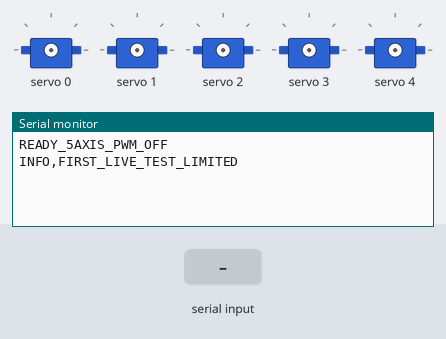
Bench run of a sketch on a simulated Arduino Uno, built with avr-gcc and run on an emulated ATmega328P. Parts: 5 × servo, the last lines printed to the serial monitor. The test bench sets the inputs (shaded band).

Above: at 1.2 s.
1.3 s: "E\n" received over Serial
At 2.3 s:
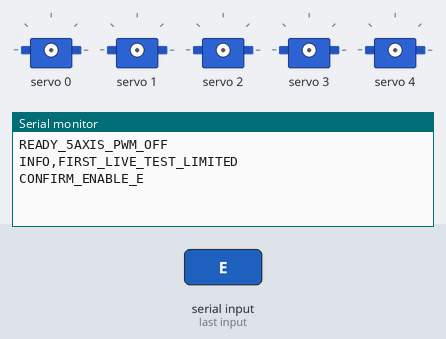
2.8 s: "e\n" received over Serial
At 3.9 s:
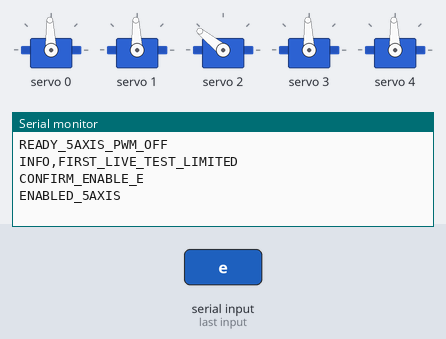
4.3 s: "X\n" received over Serial
At 5.2 s:
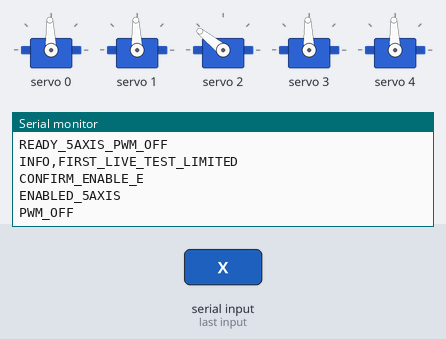
5.8 s: "C\n" received over Serial
At 7.0 s:
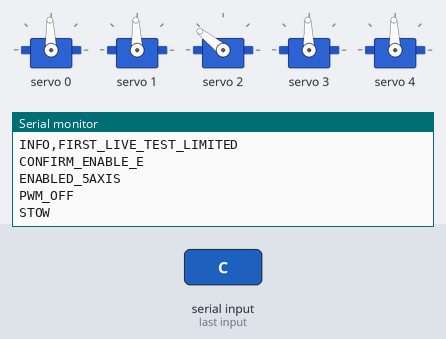
7.3 s: "N\n" received over Serial
At 8.1 s:
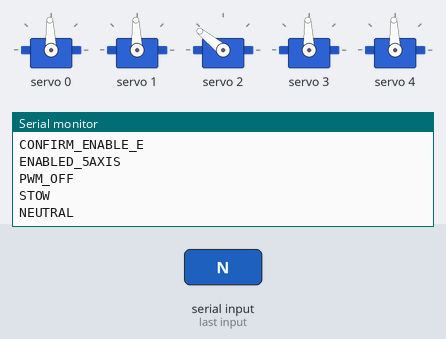
8.8 s: "P\n" received over Serial
At 9.2 s:
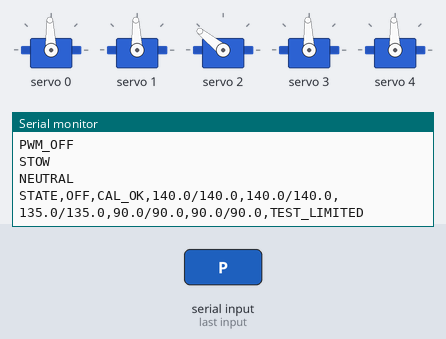

The sketch:

fw_v7_2_first_live.ino
```cpp
/*
  Arm Vector firmware v7.2 — unified-pose first live test, double-confirm PWM

  v7.1 → v7.2 (2026-07-15)
    - 포트 연결과 PWM 활성화를 분리. E를 8초 안에 두 번 보내야 PWM이 켜진다.
    - 첫 실기 검증용 STOW 주변 이중 제한: CH0~2 ±10°, CH3 ±8°, CH4 고정.
    - 브라우저 오류가 나도 펌웨어가 독립적으로 시험 범위를 넘지 못하게 한다.
    - 중력가드·실측 보정값·정확히 5개 각도 프로토콜은 v7.1을 유지한다.

  Physical channels
    CH0 : base rotation       / 25 kg servo / nominal 280 deg
    CH1 : shoulder up-down    / 35 kg servo / nominal 280 deg
    CH2 : elbow flexion       / relocated 20 kg servo / nominal 180 deg
    CH3 : wrist up-down       / 20 kg servo / nominal 180 deg
    CH4 : wrist axis rotation / 20 kg servo / nominal 180 deg

  Serial protocol, 115200 baud
    "a0,a1,a2,a3,a4\n" : exactly five target angles in degrees
    E : first E arms confirmation; second E within 8 s enables PWM at STOW
    X : disable all PCA9685 outputs immediately
    C : command calibrated STOW pose
    N : command calibrated teleoperation neutral pose
    P : print current/target status

  IMPORTANT
    This file boots with all PCA9685 outputs OFF even though calibration is ready.
    PWM requires an explicit two-step E confirmation and all calibration values
    must remain finite and internally valid.

  Required library
    Adafruit PWM Servo Driver Library
*/

#include <Wire.h>
#include <Adafruit_PWMServoDriver.h>
#include <math.h>
#include <string.h>
#include <stdlib.h>

Adafruit_PWMServoDriver pwm = Adafruit_PWMServoDriver(0x40);

static const uint8_t AXIS_COUNT = 5;
static const uint8_t PCA_OUTPUT_COUNT = 16;
static const float PWM_FREQ_HZ = 50.0f;
static const uint32_t PCA_OSCILLATOR_HZ = 27000000UL;

// ┌──────────────────── 사용자 실측 보정 구역 ────────────────────┐
// 2026-07-15 재튜닝 전면 반영 (manual_calibration v1.1 REPORT + 산술검산 통과).
// 15점 deg↔pulse↔us 최대오차 0.04cnt/0.6us. 모든 축 CENTER=1500us 기계중심.
const bool HARDWARE_CALIBRATION_READY = true;

const float SERVO_RANGE_DEG[AXIS_COUNT] = {280, 280, 180, 180, 180};

// 500us~2500us 창을 각 채널 명목범위에 매핑 (50Hz, 4.889us/count → 102.3~511.4).
// 채널 공통. 채널별 차이는 아래 deg 값이 담는다.
const float PULSE_MIN_COUNT[AXIS_COUNT] = {102.27, 102.27, 102.27, 102.27, 102.27};
const float PULSE_MAX_COUNT[AXIS_COUNT] = {511.36, 511.36, 511.36, 511.36, 511.36};
const bool SERVO_REVERSED[AXIS_COUNT] = {false, false, false, false, false};

// 실측 기구 명령각 (MARK MIN/MAX). 사용자가 이미 ~5deg 충돌여유를 포함해 설정함.
const float HARD_MIN_DEG[AXIS_COUNT] = {55.0, 97.0, 40.0, 35.0, 5.0};
const float HARD_MAX_DEG[AXIS_COUNT] = {225.0, 215.0, 175.0, 150.0, 175.0};
// TELEOP = HARD 안쪽 3deg (끝단 버징 방지). 시연에서 완전전개/완전트위스트가
// 필요하면 이 두 줄을 HARD와 동일하게 바꾼다.
const float TELEOP_MIN_DEG[AXIS_COUNT] = {58.0, 100.0, 43.0, 38.0, 8.0};
const float TELEOP_MAX_DEG[AXIS_COUNT] = {222.0, 212.0, 172.0, 147.0, 172.0};

// ★ 첫 실기 제한모드 ★
// 방향·배선·간섭 확인이 끝날 때까지 STOW 주변 작은 범위만 허용한다.
// index-v10.0의 같은 상수와 반드시 함께 변경한다.
const bool FIRST_LIVE_TEST_MODE = true;
const float FIRST_LIVE_TEST_DELTA[AXIS_COUNT] = {10.0, 10.0, 10.0, 8.0, 0.0};
// STOW = NEUTRAL = 로봇 연동(참조) 자세. CH2만 135deg(사람 팔꿈치 45deg 대응), 나머지는 중심.
const float STOW_POSE_DEG[AXIS_COUNT] = {140.0, 140.0, 135.0, 90.0, 90.0};
const float TELEOP_NEUTRAL_DEG[AXIS_COUNT] = {140.0, 140.0, 135.0, 90.0, 90.0};

// 중력 시뮬레이션 결과를 반영한 보수적 초기 제한.
// CH1과 CH2를 가장 느리게 두고 실기 확인 후 10% 단위로 조정한다.
const float MAX_VEL_DEG_S[AXIS_COUNT] = {45, 28, 42, 55, 55};
const float MAX_ACCEL_DEG_S2[AXIS_COUNT] = {160, 100, 150, 220, 220};

// 실측 링크 무게중심 기반 동적 감속 보호. CH1 앵커 미측정 동안 최대부하 폴백.
const bool USE_GRAVITY_MOTION_GUARD = true;
const float GRAVITY_GUARD_MIN_SCALE = 0.35f;

// ★ CH1 상완의 '수평/수직' 서보각은 아직 미측정이다. false인 동안 중력가드는
//   CH1을 항상 수평(최대토크)으로 간주해 보수적으로 감속한다(절대 덜 잡지 않음).
//   조립 5축 실기 전, CH1을 몰아 상완 수평/수직일 때 각도 2개를 측정해
//   CH1_HORIZONTAL_DEG/CH1_VERTICAL_DEG에 넣고 이 플래그를 true로 바꾼다.
const bool  CH1_GRAVITY_CAL_READY = false;
const float CH1_HORIZONTAL_DEG_PROV = 140.0f;   // 잠정(플래그 false면 이 값으로 고정 간주)
const float CH1_VERTICAL_DEG_PROV   = 215.0f;   // 잠정(플래그 true 전까지 미사용)
// └───────────────────────────────────────────────────────────────┘

static const uint32_t CONTROL_PERIOD_US = 10000;
static const uint32_t COMMAND_TIMEOUT_MS = 900;       // 1단계: 현재 자세 홀드
static const uint32_t DEADMAN_STOW_MS = 5000;          // 2단계: STOW 복귀 시작
static const uint32_t DEADMAN_OFF_MS = 15000;          // 3단계: STOW 도달 후 PWM OFF

float currentDeg[AXIS_COUNT];
float targetDeg[AXIS_COUNT];
float velocityDegS[AXIS_COUNT];
bool pwmEnabled = false;
uint32_t lastControlUs = 0;
uint32_t lastCommandMs = 0;
bool enableConfirmPending = false;
uint32_t enableConfirmStartedMs = 0;
static const uint32_t ENABLE_CONFIRM_WINDOW_MS = 8000;
bool deadmanReturningToStow = false;

char lineBuffer[96];
uint8_t lineLength = 0;

float clampf(float value, float low, float high) {
  if (value < low) return low;
  if (value > high) return high;
  return value;
}

bool finiteArray(const float values[AXIS_COUNT]) {
  for (uint8_t i = 0; i < AXIS_COUNT; ++i) {
    if (!isfinite(values[i])) return false;
  }
  return true;
}

bool configurationValid() {
  if (!HARDWARE_CALIBRATION_READY) return false;
  if (!finiteArray(PULSE_MIN_COUNT) || !finiteArray(PULSE_MAX_COUNT) ||
      !finiteArray(HARD_MIN_DEG) || !finiteArray(HARD_MAX_DEG) ||
      !finiteArray(TELEOP_MIN_DEG) || !finiteArray(TELEOP_MAX_DEG) ||
      !finiteArray(STOW_POSE_DEG) || !finiteArray(TELEOP_NEUTRAL_DEG) ||
      !finiteArray(FIRST_LIVE_TEST_DELTA)) return false;

  for (uint8_t ch = 0; ch < AXIS_COUNT; ++ch) {
    if (SERVO_RANGE_DEG[ch] <= 0.0f) return false;
    if (PULSE_MIN_COUNT[ch] < 0.0f || PULSE_MAX_COUNT[ch] > 4095.0f ||
        PULSE_MIN_COUNT[ch] >= PULSE_MAX_COUNT[ch]) return false;
    if (HARD_MIN_DEG[ch] >= HARD_MAX_DEG[ch]) return false;
    if (TELEOP_MIN_DEG[ch] < HARD_MIN_DEG[ch] || TELEOP_MAX_DEG[ch] > HARD_MAX_DEG[ch] ||
        TELEOP_MIN_DEG[ch] > TELEOP_NEUTRAL_DEG[ch] || TELEOP_NEUTRAL_DEG[ch] > TELEOP_MAX_DEG[ch]) return false;
    if (STOW_POSE_DEG[ch] < HARD_MIN_DEG[ch] || STOW_POSE_DEG[ch] > HARD_MAX_DEG[ch]) return false;
    if (FIRST_LIVE_TEST_DELTA[ch] < 0.0f) return false;
    if (FIRST_LIVE_TEST_MODE) {
      const float liveMin = fmaxf(TELEOP_MIN_DEG[ch], STOW_POSE_DEG[ch] - FIRST_LIVE_TEST_DELTA[ch]);
      const float liveMax = fminf(TELEOP_MAX_DEG[ch], STOW_POSE_DEG[ch] + FIRST_LIVE_TEST_DELTA[ch]);
      if (liveMin > STOW_POSE_DEG[ch] || STOW_POSE_DEG[ch] > liveMax) return false;
    }
  }
  return true;
}

void disablePcaOutput(uint8_t channel) {
  pwm.setPWM(channel, 0, 0);
}

void disableAllOutputs() {
  pwmEnabled = false;
  enableConfirmPending = false;
  deadmanReturningToStow = false;
  // 모든 16개 PCA 출력 비활성화. 사용하지 않는 소켓에 서보가 꽂혀도 신호가 나오지 않는다.
  for (uint8_t ch = 0; ch < PCA_OUTPUT_COUNT; ++ch) disablePcaOutput(ch);
  for (uint8_t ch = 0; ch < AXIS_COUNT; ++ch) velocityDegS[ch] = 0.0f;
}

uint16_t angleToCount(uint8_t ch, float angleDeg) {
  float normalized = clampf(angleDeg, 0.0f, SERVO_RANGE_DEG[ch]) / SERVO_RANGE_DEG[ch];
  if (SERVO_REVERSED[ch]) normalized = 1.0f - normalized;
  const float count = PULSE_MIN_COUNT[ch] + normalized * (PULSE_MAX_COUNT[ch] - PULSE_MIN_COUNT[ch]);
  return (uint16_t)clampf(count, 0.0f, 4095.0f);
}

void writeOutputs() {
  if (!pwmEnabled || !configurationValid()) return;
  for (uint8_t ch = 0; ch < AXIS_COUNT; ++ch) {
    pwm.setPWM(ch, 0, angleToCount(ch, currentDeg[ch]));
  }
  // CH0~CH4 이외의 모든 출력은 매 주기 OFF 상태를 유지한다.
  for (uint8_t ch = AXIS_COUNT; ch < PCA_OUTPUT_COUNT; ++ch) disablePcaOutput(ch);
}

float commandMin(uint8_t ch) {
  float low = fmaxf(HARD_MIN_DEG[ch], TELEOP_MIN_DEG[ch]);
  if (FIRST_LIVE_TEST_MODE) low = fmaxf(low, STOW_POSE_DEG[ch] - FIRST_LIVE_TEST_DELTA[ch]);
  return low;
}

float commandMax(uint8_t ch) {
  float high = fminf(HARD_MAX_DEG[ch], TELEOP_MAX_DEG[ch]);
  if (FIRST_LIVE_TEST_MODE) high = fminf(high, STOW_POSE_DEG[ch] + FIRST_LIVE_TEST_DELTA[ch]);
  return high;
}

void loadPose(const float pose[AXIS_COUNT], bool teleopLimits) {
  if (!configurationValid()) return;
  for (uint8_t ch = 0; ch < AXIS_COUNT; ++ch) {
    const float low = teleopLimits ? commandMin(ch) : HARD_MIN_DEG[ch];
    const float high = teleopLimits ? commandMax(ch) : HARD_MAX_DEG[ch];
    targetDeg[ch] = clampf(pose[ch], low, high);
  }
  deadmanReturningToStow = false;
  lastCommandMs = millis();
}

bool enableAtStow() {
  if (!configurationValid()) {
    disableAllOutputs();
    Serial.println(F("ERR,CALIBRATION_REQUIRED"));
    return false;
  }
  for (uint8_t ch = 0; ch < AXIS_COUNT; ++ch) {
    const float safe = clampf(STOW_POSE_DEG[ch], HARD_MIN_DEG[ch], HARD_MAX_DEG[ch]);
    currentDeg[ch] = safe;
    targetDeg[ch] = safe;
    velocityDegS[ch] = 0.0f;
  }
  enableConfirmPending = false;
  deadmanReturningToStow = false;
  pwmEnabled = true;
  writeOutputs();
  lastCommandMs = millis();
  return true;
}

void applyForbiddenPoseRules(float values[AXIS_COUNT]) {
  // 실제 저속 충돌시험에서 확인한 조합만 이 함수에 추가한다.
  // 추측 규칙은 넣지 않는다.
  (void)values;
}

float gravityMotionScale(const float values[AXIS_COUNT]) {
  if (!USE_GRAVITY_MOTION_GUARD || !configurationValid()) return 1.0f;

  // ══════════════════════════════════════════════════════════
  // v7.0 중력 가드 반전 수정 (2026-07-15) — index v9.3과 동일 모델
  // ══════════════════════════════════════════════════════════
  // [옛 v6.0 버그]  q1 = |CH1 - TELEOP_NEUTRAL[1]| ; risk ∝ sin(q1)
  //   "TELEOP_NEUTRAL(=177°)이 수직이고 무부하"라고 가정했다.
  //   그러나 실측 결과 CH1 177° = 상완 '수평' = 중력토크 최대다.
  //   → STOW(최대부하)에서 풀스피드, 수직(무부하)에서 감속. 부호가 반대였다.
  //     35kg 서보가 죽고 PCA9685 전원부가 탄 축이 바로 여기다.
  //
  // [재튜닝 앵커 2026-07-15]  CH2 175°=일직선 / 40°=최대굽힘 (실측).
  //   CH1 수평/수직은 아직 미측정 → CH1_GRAVITY_CAL_READY=false 동안 항상 수평 간주.
  const float CH1_HORIZONTAL = CH1_HORIZONTAL_DEG_PROV, CH1_VERTICAL = CH1_VERTICAL_DEG_PROV;
  const float CH2_STRAIGHT = 175.00f,  CH2_MINCMD = 40.00f;
  const float L1 = 11.6f, L2 = 14.8f, L3 = 7.0f;   // cm, 축간거리
  const float m1 = 140.0f, m2 = 140.0f, m3 = 100.0f;  // g, 집중질량 추정
  const float WORST_COM_CM = 22.8f;                // 수평+완전전개 기준

  // CH1 미교정 시 상완을 항상 수평(최대토크)으로 간주 = 절대 덜 감속하지 않음.
  const float ch1EffForGrav = CH1_GRAVITY_CAL_READY ? values[1] : CH1_HORIZONTAL;
  const float elevDeg = (ch1EffForGrav - CH1_HORIZONTAL) * 90.0f / (CH1_VERTICAL - CH1_HORIZONTAL);
  const float flexDeg = (CH2_STRAIGHT - values[2]) * 115.0f / (CH2_STRAIGHT - CH2_MINCMD);
  const float a = elevDeg * DEG_TO_RAD;
  const float f = flexDeg * DEG_TO_RAD;            // 전완은 상완에서 위로 접힌다
  const float P2x = L1 * cosf(a);
  const float P3x = P2x + L2 * cosf(a + f);
  const float P4x = P3x + L3 * cosf(a + f);
  const float M = m1 + m2 + m3;
  const float com = fabsf((m1 * P2x + m2 * P3x + m3 * P4x) / M);
  const float load = clampf(com / WORST_COM_CM, 0.0f, 1.0f);
  return clampf(1.0f - 0.65f * load, GRAVITY_GUARD_MIN_SCALE, 1.0f);
}

bool parseAngles(char *line, float parsed[AXIS_COUNT]) {
  uint8_t count = 0;
  char *save = nullptr;
  char *token = strtok_r(line, ",", &save);
  while (token != nullptr && count < AXIS_COUNT) {
    char *endPtr = nullptr;
    // AVR avr-libc 구버전에는 strtof가 없다. strtod는 항상 있고 AVR에선 double==float(32bit)라 동일.
    const float value = (float)strtod(token, &endPtr);
    while (*endPtr == ' ' || *endPtr == '\t') ++endPtr;
    if (endPtr == token || *endPtr != '\0' || !isfinite(value)) return false;
    parsed[count++] = value;
    token = strtok_r(nullptr, ",", &save);
  }
  return count == AXIS_COUNT && token == nullptr;
}

void acceptAngleCommand(float values[AXIS_COUNT]) {
  if (!configurationValid()) return;
  applyForbiddenPoseRules(values);
  for (uint8_t ch = 0; ch < AXIS_COUNT; ++ch) {
    targetDeg[ch] = clampf(values[ch], commandMin(ch), commandMax(ch));
  }
  deadmanReturningToStow = false;
  lastCommandMs = millis();
}

void printStatus() {
  Serial.print(F("STATE,"));
  Serial.print(pwmEnabled ? F("ENABLED") : F("OFF"));
  Serial.print(configurationValid() ? F(",CAL_OK") : F(",CAL_LOCKED"));
  for (uint8_t ch = 0; ch < AXIS_COUNT; ++ch) {
    Serial.print(',');
    if (isfinite(currentDeg[ch])) Serial.print(currentDeg[ch], 1); else Serial.print(F("NA"));
    Serial.print('/');
    if (isfinite(targetDeg[ch])) Serial.print(targetDeg[ch], 1); else Serial.print(F("NA"));
  }
  Serial.print(FIRST_LIVE_TEST_MODE ? F(",TEST_LIMITED") : F(",FULL_RANGE"));
  Serial.println();
}

void handleLine(char *line) {
  while (*line == ' ' || *line == '\t') ++line;
  if (*line == '\0') return;

  if (line[1] == '\0') {
    switch (line[0]) {
      case 'E': case 'e': {
        if (!configurationValid()) {
          disableAllOutputs();
          Serial.println(F("ERR,CALIBRATION_REQUIRED"));
          return;
        }
        const uint32_t now = millis();
        if (!enableConfirmPending || (uint32_t)(now - enableConfirmStartedMs) > ENABLE_CONFIRM_WINDOW_MS) {
          enableConfirmPending = true;
          enableConfirmStartedMs = now;
          Serial.println(F("CONFIRM_ENABLE_E"));
          return;
        }
        enableConfirmPending = false;
        if (enableAtStow()) Serial.println(F("ENABLED_5AXIS"));
        return;
      }
      case 'X': case 'x':
        disableAllOutputs();
        Serial.println(F("PWM_OFF"));
        return;
      case 'C': case 'c':
        if (!configurationValid()) Serial.println(F("ERR,CALIBRATION_REQUIRED"));
        else { loadPose(STOW_POSE_DEG, false); Serial.println(F("STOW")); }
        return;
      case 'N': case 'n':
        if (!configurationValid()) Serial.println(F("ERR,CALIBRATION_REQUIRED"));
        else { loadPose(TELEOP_NEUTRAL_DEG, true); Serial.println(F("NEUTRAL")); }
        return;
      case 'P': case 'p':
        printStatus();
        return;
      default:
        Serial.println(F("ERR,UNKNOWN_COMMAND"));
        return;
    }
  }

  float parsed[AXIS_COUNT];
  if (!parseAngles(line, parsed)) {
    Serial.println(F("ERR,EXPECTED_EXACTLY_5_ANGLES"));
    return;
  }
  if (!configurationValid()) {
    Serial.println(F("ERR,CALIBRATION_REQUIRED"));
    return;
  }
  if (!pwmEnabled) {
    Serial.println(F("ERR,PWM_OFF_SEND_E"));
    return;
  }
  acceptAngleCommand(parsed);
}

void pollSerial() {
  while (Serial.available() > 0) {
    const char c = (char)Serial.read();
    if (c == '\r') continue;
    if (c == '\n') {
      lineBuffer[lineLength] = '\0';
      handleLine(lineBuffer);
      lineLength = 0;
    } else if (lineLength < sizeof(lineBuffer) - 1) {
      lineBuffer[lineLength++] = c;
    } else {
      lineLength = 0;
      Serial.println(F("ERR,LINE_TOO_LONG"));
    }
  }
}

void updateMotion() {
  const uint32_t nowUs = micros();
  if ((uint32_t)(nowUs - lastControlUs) < CONTROL_PERIOD_US) return;
  const float dt = clampf((nowUs - lastControlUs) / 1000000.0f, 0.001f, 0.05f);
  lastControlUs = nowUs;

  if (pwmEnabled) {
    const uint32_t silentMs = millis() - lastCommandMs;
    if (silentMs > DEADMAN_STOW_MS) {
      if (!deadmanReturningToStow) {
        deadmanReturningToStow = true;
        Serial.println(F("DEADMAN_STOW"));
      }
      for (uint8_t ch = 0; ch < AXIS_COUNT; ++ch) {
        targetDeg[ch] = clampf(STOW_POSE_DEG[ch], commandMin(ch), commandMax(ch));
      }
    } else if (silentMs > COMMAND_TIMEOUT_MS && !deadmanReturningToStow) {
      for (uint8_t ch = 0; ch < AXIS_COUNT; ++ch) {
        targetDeg[ch] = currentDeg[ch];
        velocityDegS[ch] = 0.0f;
      }
    }
  }

  if (!pwmEnabled || !configurationValid()) return;
  const float loadScale = gravityMotionScale(targetDeg);

  for (uint8_t ch = 0; ch < AXIS_COUNT; ++ch) {
    const float axisScale = (ch == 1 || ch == 2) ? loadScale : 1.0f;
    const float error = targetDeg[ch] - currentDeg[ch];
    float desiredVel = clampf(error / dt,
                              -MAX_VEL_DEG_S[ch] * axisScale,
                               MAX_VEL_DEG_S[ch] * axisScale);
    const float maxDv = MAX_ACCEL_DEG_S2[ch] * axisScale * dt;
    velocityDegS[ch] += clampf(desiredVel - velocityDegS[ch], -maxDv, maxDv);

    float step = velocityDegS[ch] * dt;
    if (fabsf(step) > fabsf(error)) {
      step = error;
      velocityDegS[ch] = 0.0f;
    }
    currentDeg[ch] = clampf(currentDeg[ch] + step, HARD_MIN_DEG[ch], HARD_MAX_DEG[ch]);
  }
  writeOutputs();

  if (deadmanReturningToStow && millis() - lastCommandMs > DEADMAN_OFF_MS) {
    bool atStow = true;
    for (uint8_t ch = 0; ch < AXIS_COUNT; ++ch) {
      if (fabsf(currentDeg[ch] - STOW_POSE_DEG[ch]) > 0.8f) { atStow = false; break; }
    }
    if (atStow) {
      disableAllOutputs();
      Serial.println(F("DEADMAN_PWM_OFF"));
    }
  }
}

void setup() {
  Serial.begin(115200);
  Wire.begin();
  pwm.begin();
  pwm.setOscillatorFrequency(PCA_OSCILLATOR_HZ);
  pwm.setPWMFreq(PWM_FREQ_HZ);
  delay(20);

  for (uint8_t ch = 0; ch < AXIS_COUNT; ++ch) {
    currentDeg[ch] = NAN;
    targetDeg[ch] = NAN;
    velocityDegS[ch] = 0.0f;
  }
  disableAllOutputs();
  lastControlUs = micros();
  lastCommandMs = millis();
  if (configurationValid()) {
    Serial.println(F("READY_5AXIS_PWM_OFF"));
    if (FIRST_LIVE_TEST_MODE) Serial.println(F("INFO,FIRST_LIVE_TEST_LIMITED"));
  } else {
    Serial.println(F("READY_5AXIS_CALIBRATION_LOCKED"));
  }
}

void loop() {
  pollSerial();
  updateMotion();
}
```

Measured:
- after the input at 1.3 s, the serial monitor: prints a new line at once (image 1)
- after the input at 2.8 s, the serial monitor: prints a new line at once (image 2)
- after the input at 4.3 s, the serial monitor: prints a new line at once (image 3)
- after the input at 5.8 s, the serial monitor: prints a new line at once (image 4)
- after the input at 7.3 s, the serial monitor: prints a new line at once (image 5)
- after the input at 8.8 s, the serial monitor: prints a new line at once (image 6)
